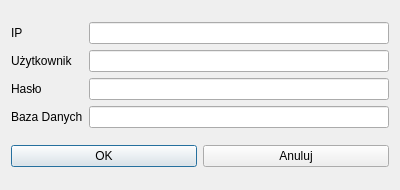
<?xml version="1.0" encoding="UTF-8"?>
<ui version="4.0">
 <class>LoginDialog</class>
 <widget class="QDialog" name="LoginDialog">
  <property name="geometry">
   <rect>
    <x>0</x>
    <y>0</y>
    <width>400</width>
    <height>190</height>
   </rect>
  </property>
  <property name="windowTitle">
   <string>Dialog</string>
  </property>
  <layout class="QVBoxLayout" name="verticalLayout">
   <item>
    <layout class="QGridLayout" name="gridLayout">
     <item row="1" column="0">
      <widget class="QLabel" name="LLuser">
       <property name="text">
        <string>Użytkownik</string>
       </property>
      </widget>
     </item>
     <item row="3" column="0">
      <widget class="QLabel" name="LLdb">
       <property name="text">
        <string>Baza Danych</string>
       </property>
      </widget>
     </item>
     <item row="0" column="1">
      <widget class="QLineEdit" name="LEip"/>
     </item>
     <item row="1" column="1">
      <widget class="QLineEdit" name="LEuser"/>
     </item>
     <item row="2" column="1">
      <widget class="QLineEdit" name="LEpassword"/>
     </item>
     <item row="3" column="1">
      <widget class="QLineEdit" name="LEdb"/>
     </item>
     <item row="0" column="0">
      <widget class="QLabel" name="LLip">
       <property name="text">
        <string>IP</string>
       </property>
      </widget>
     </item>
     <item row="2" column="0">
      <widget class="QLabel" name="LLpassword">
       <property name="text">
        <string>Hasło</string>
       </property>
      </widget>
     </item>
    </layout>
   </item>
   <item>
    <layout class="QHBoxLayout" name="horizontalLayout">
     <item>
      <widget class="QPushButton" name="PBok">
       <property name="text">
        <string>OK</string>
       </property>
      </widget>
     </item>
     <item>
      <widget class="QPushButton" name="PBcancel">
       <property name="text">
        <string>Anuluj</string>
       </property>
      </widget>
     </item>
    </layout>
   </item>
  </layout>
 </widget>
 <resources/>
 <connections/>
</ui>
